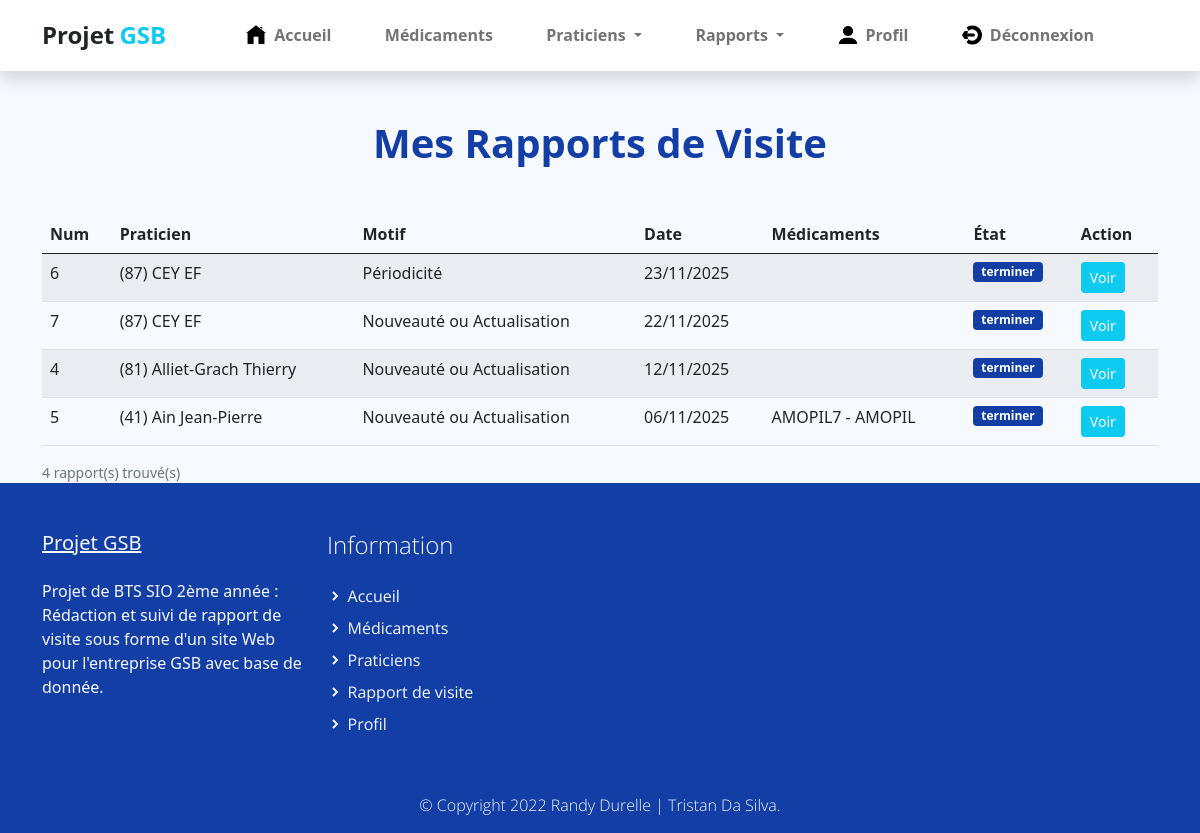
The app's page /index.php?uc=rapportvisite&action=mesRapportsClos (signed in) with its own data.
### tables this page shows
CREATE TABLE IF NOT EXISTS `rapport_visite` (
  `COL_MATRICULE` varchar(10) NOT NULL,
  `RAP_NUM` int(11) NOT NULL,
  `RAP_DATEVISITE` date DEFAULT NULL,
  `RAP_BILAN` varchar(255) DEFAULT NULL,
  `RAP_MOTIF_AUTRE` varchar(50) DEFAULT NULL,
  `RAP_AUTRE` varchar(90) DEFAULT NULL,
  `RAP_DATESAISIE` date NOT NULL,
  `ET_CODE` int(11) DEFAULT 1,
  `PRA_NUM` int(11) NOT NULL,
  `MO_Code` int(11) DEFAULT NULL,
  `PRA_NUM_REMPLACANT` int(11) DEFAULT NULL,
  `MED_DEPOTLEGAL_PRESENTER1` varchar(10) DEFAULT NULL,
  `MED_DEPOTLEGAL_PRESENTER2` varchar(10) DEFAULT NULL,
  PRIMARY KEY (`COL_MATRICULE`,`RAP_NUM`),
  KEY `rapport_visite_praticien2_FK` (`PRA_NUM`),
  KEY `rapport_visite_etat_FK` (`ET_CODE`),
  KEY `rapport_visite_motif_FK` (`MO_Code`),
  KEY `rapport_visite_remplaceur_FK` (`PRA_NUM_REMPLACANT`),
  KEY `rapport_visite_med1_FK` (`MED_DEPOTLEGAL_PRESENTER1`),
  KEY `rapport_visite_med2_FK` (`MED_DEPOTLEGAL_PRESENTER2`)
);

CREATE TABLE IF NOT EXISTS `praticien` (
  `PRA_NUM` int(11) NOT NULL,
  `PRA_PRENOM` varchar(30) DEFAULT NULL,
  `PRA_NOM` varchar(30) DEFAULT NULL,
  `PRA_ADRESSE` varchar(50) DEFAULT NULL,
  `PRA_CP` varchar(5) DEFAULT NULL,
  `PRA_VILLE` varchar(25) DEFAULT NULL,
  `PRA_COEFNOTORIETE` float DEFAULT NULL,
  `PRA_COEFCONFIANCE` float DEFAULT 0.5,
  `TYP_CODE` varchar(3) NOT NULL,
  PRIMARY KEY (`PRA_NUM`),
  KEY `praticien_type_praticien0_FK` (`TYP_CODE`)
);

CREATE TABLE IF NOT EXISTS `motif` (
  `MO_Code` int(5) NOT NULL,
  `MO_Libelle` varchar(50) NOT NULL,
  PRIMARY KEY (`MO_Code`)
);

CREATE TABLE IF NOT EXISTS `etat` (
  `etat_code` int(5) NOT NULL,
  `etat_libelle` varchar(50) NOT NULL,
  PRIMARY KEY (`etat_code`)
);

### modele/rapport.modele.inc.php (called while the page is built, shortened)
<?php
function getMesRapportsClos($matricule)
{
    try {
        $monPdo = connexionPDO();
        $req = "SELECT r.RAP_NUM, r.RAP_DATEVISITE, r.COL_MATRICULE, c.COL_NOM, c.COL_PRENOM,
                       p.PRA_NUM, p.PRA_NOM, p.PRA_PRENOM,
                       m.MO_LIBELLE, r.RAP_MOTIF_AUTRE,
                       md1.MED_NOMCOMMERCIAL as MED1, md2.MED_NOMCOMMERCIAL as MED2,
                       md1.MED_DEPOTLEGAL as CODE1, md2.MED_DEPOTLEGAL as CODE2,
                       e.ETAT_LIBELLE, r.ET_CODE
                FROM rapport_visite r
                LEFT JOIN collaborateur c ON r.COL_MATRICULE = c.COL_MATRICULE
                LEFT JOIN praticien p ON r.PRA_NUM = p.PRA_NUM
                LEFT JOIN motif m ON r.MO_CODE = m.MO_CODE
                LEFT JOIN medicament md1 ON r.MED_DEPOTLEGAL_PRESENTER1 = md1.MED_DEPOTLEGAL
                LEFT JOIN medicament md2 ON r.MED_DEPOTLEGAL_PRESENTER2 = md2.MED_DEPOTLEGAL
                LEFT JOIN etat e ON r.ET_CODE = e.ETAT_CODE
                WHERE r.COL_MATRICULE = :matricule
                AND r.ET_CODE IN (1, 2)
                ORDER BY r.RAP_DATEVISITE DESC, r.RAP_NUM DESC";
        $stmt = $monPdo->prepare($req);
        $stmt->bindValue(':matricule', $matricule, PDO::PARAM_STR);
        $stmt->execute();
        return $stmt->fetchAll(PDO::FETCH_ASSOC);
    } catch (PDOException $e) {
        error_log("Erreur getMesRapportsClos : " . $e->getMessage());
        return [];
    }
}
?>

### vues/v_listeMesRapportsClos.php (the view, shortened to what this page needs)
<div class="container">
    <div class="structure-hero pt-lg-5 pt-4">
        <h1 class="titre text-center">Mes Rapports de Visite</h1>
    </div>
    <div class="row align-items-center justify-content-center">
        <div class="col-12 m-0 mt-4">
            <?php if (empty($result)): ?>
                <div class="alert alert-info mt-3 text-center">
                    Vous n'avez aucun rapport validé ou consulté pour le moment.
                </div>
            <?php else: ?>
                <div class="table-responsive">
                    <table class="table table-striped table-hover">
                        <thead>
                            <tr>
                                <th>Num</th>
                                <th>Praticien</th>
                                <th>Motif</th>
                                <th>Date</th>
                                <th>Médicaments</th>
                                <th>État</th>
                                <th>Action</th>
                            </tr>
                        </thead>
                        <tbody>
                            <?php foreach ($result as $rapport): ?>
                                <tr>
                                    <td><?php echo htmlspecialchars($rapport['RAP_NUM']); ?></td>
                                    <td><?php echo htmlspecialchars('(' . $rapport['PRA_NUM'] . ') ' . $rapport['PRA_NOM'] . ' ' . $rapport['PRA_PRENOM']); ?>
                                    </td>
                                    <td>
                                        <?php
                                        echo htmlspecialchars($rapport['MO_LIBELLE']);
                                        ?>
                                    </td>
                                    <td><?php echo date('d/m/Y', strtotime($rapport['RAP_DATEVISITE'])); ?></td>
                                    <td>
                                        <?php
                                        $meds = [];
                                        if (!empty($rapport['MED1']))
                                            $meds[] = $rapport['CODE1'] . ' - ' . $rapport['MED1'];
                                        echo htmlspecialchars(implode(', ', $meds));
                                        ?>
                                    </td>
                                    <td>
                                        <?php
                                        $etatLib = isset($rapport['ETAT_LIBELLE']) ? $rapport['ETAT_LIBELLE'] : 'Clos';
                                        $badgeClass = ($rapport['ET_CODE'] == 2) ? 'bg-success' : 'bg-primary';
                                        echo '<span class="badge ' . $badgeClass . '">' . htmlspecialchars($etatLib) . '</span>';
                                        ?>
                                    </td>
                                    <td>
                                        <a href="index.php?uc=rapportvisite&action=afficherrapport&rapports=<?php echo $rapport['RAP_NUM']; ?>&matricule=<?php echo $rapport['COL_MATRICULE']; ?>"
                                            class="btn btn-sm btn-info text-white">Voir</a>
                                    </td>
                                </tr>
                            <?php endforeach; ?>
                        </tbody>
                    </table>
                </div>
                <small class="text-muted"><?php echo count($result); ?> rapport(s) trouvé(s)</small>
            <?php endif; ?>
        </div>
    </div>
</div>

### assets/css/gsb.css (style rules this page uses)
p, a { font-weight: 400; }

### assets/css/custom.css (style rules this page uses)
body, html { height: 100%; margin: 0; padding: 0; }
body { background: #f6f9fe !important; width: 100%; position: relative; display: table; }
.titre { font-weight: 600; padding-bottom: 1rem; }
.structure-hero { display: flex; flex-direction: column; align-items: center; }
.bg-primary { background-color: var(--bs-primary) !important; }
.h1, .h2, .h3, h1, h2, h3 { color: var(--bs-primary); }

### records on screen
rapport_visite: RAP_NUM "6", PRA_NUM.PRA_PRENOM "(87) CEY EF", MO_Code.MO_Libelle "Périodicité", RAP_DATEVISITE "23/11/2025", ET_CODE.etat_libelle "terminer"
rapport_visite: RAP_NUM "7", PRA_NUM.PRA_PRENOM "(87) CEY EF", MO_Code.MO_Libelle "Nouveauté ou Actualisation", RAP_DATEVISITE "22/11/2025", ET_CODE.etat_libelle "terminer"
rapport_visite: RAP_NUM "4", PRA_NUM.PRA_PRENOM "(81) Alliet-Grach Thierry", MO_Code.MO_Libelle "Nouveauté ou Actualisation", RAP_DATEVISITE "12/11/2025", ET_CODE.etat_libelle "terminer"
rapport_visite: RAP_NUM "5", PRA_NUM.PRA_PRENOM "(41) Ain Jean-Pierre", MO_Code.MO_Libelle "Nouveauté ou Actualisation", RAP_DATEVISITE "06/11/2025", meds "AMOPIL7 - AMOPIL", ET_CODE.etat_libelle "terminer"

### other values on screen
count($result) "4"
